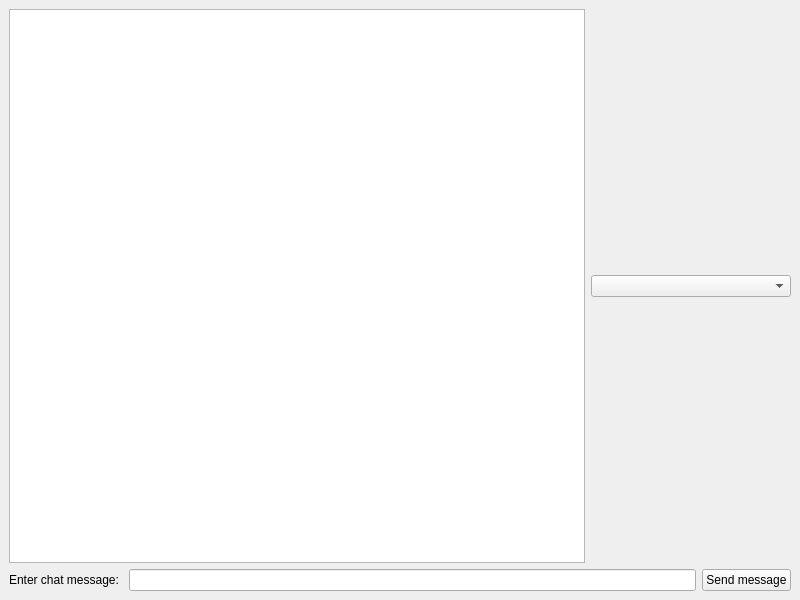
<?xml version="1.0" encoding="UTF-8"?>
<ui version="4.0">
 <class>MainWindow</class>
 <widget class="QMainWindow" name="MainWindow">
  <property name="geometry">
   <rect>
    <x>0</x>
    <y>0</y>
    <width>800</width>
    <height>600</height>
   </rect>
  </property>
  <property name="windowTitle">
   <string>MainWindow</string>
  </property>
  <widget class="QWidget" name="centralwidget">
   <layout class="QVBoxLayout" name="verticalLayout">
    <item>
     <layout class="QHBoxLayout" name="topHorizontalLayout">
      <item>
       <widget class="QTextEdit" name="chatMessagesTextEdit">
        <property name="readOnly">
         <bool>true</bool>
        </property>
       </widget>
      </item>
      <item>
       <widget class="QComboBox" name="chatPeersComboBox">
        <property name="sizePolicy">
         <sizepolicy hsizetype="Minimum" vsizetype="Fixed">
          <horstretch>0</horstretch>
          <verstretch>0</verstretch>
         </sizepolicy>
        </property>
        <property name="minimumSize">
         <size>
          <width>200</width>
          <height>0</height>
         </size>
        </property>
       </widget>
      </item>
     </layout>
    </item>
    <item>
     <layout class="QHBoxLayout" name="bottomHorizontalLayout">
      <item>
       <widget class="QLabel" name="enterChatMessageLabel">
        <property name="text">
         <string>Enter chat message: </string>
        </property>
       </widget>
      </item>
      <item>
       <widget class="QLineEdit" name="chatMessageToSendLineEdit"/>
      </item>
      <item>
       <widget class="QPushButton" name="sendChatMessagePushButton">
        <property name="text">
         <string>Send message</string>
        </property>
       </widget>
      </item>
     </layout>
    </item>
   </layout>
  </widget>
 </widget>
 <resources/>
 <connections/>
</ui>
